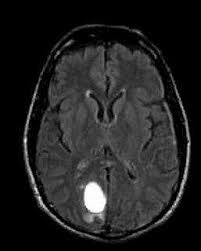
#> input picture DIP/DIP project/uploads/tumor.jpg, 201 x 251 px, found by its file name
$ jupyter execute project.ipynb
#> lines starting #> are read from the running program, lines starting #| are printed output that depends on the picture; after the words box and inside, x2 and y2 are one past the last pixel; in counts of white or black regions, pixels touching at a corner belong together
[cell 1]
import cv2
import numpy as np
import matplotlib.pyplot as plt

def segment_bright_part(image_path, threshold_value=100):
    # Load image and convert to grayscale
#> called with image_path = 'C:\\Users\\Wahaj Sajid\\Desktop\\tumor.jpg', threshold_value = 140
    img = cv2.imread(image_path)
#> img is the input picture: shape (251, 201, 3); min 0, max 255, mean 34.3
    if img is None:
        print(f"Could not read image: {image_path}")
        return
    gray = cv2.cvtColor(img, cv2.COLOR_BGR2GRAY)

    # Apply a median blur to reduce noise
    blurred = cv2.medianBlur(gray, 5)
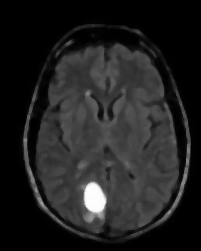
#> blurred: shape (251, 201); min 0, max 255, mean 33.3

    # Threshold for bright objects
    _, thresh = cv2.threshold(blurred, threshold_value, 255, cv2.THRESH_BINARY)
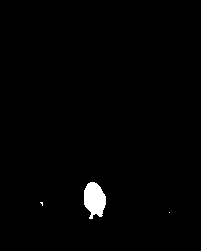
#> thresh: shape (251, 201); 1.2% white; 3 white regions (2 under 20 px), largest, box (x1, y1, x2, y2) and area: (84, 182, 106, 219) 589

    # Morphological operations to remove small noise and connect close components
    kernel = np.ones((3,3), np.uint8)
    clean = cv2.morphologyEx(thresh, cv2.MORPH_OPEN, kernel, iterations=2)
#> clean: shape (251, 201); 1.1% white; 1 white region, box (x1, y1, x2, y2) and area: (84, 182, 106, 215) 563
    clean = cv2.dilate(clean, kernel, iterations=1)
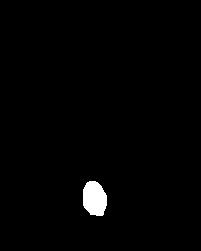
#> clean: shape (251, 201); 1.3% white; 1 white region

    # Find contours
    contours, _ = cv2.findContours(clean, cv2.RETR_EXTERNAL, cv2.CHAIN_APPROX_SIMPLE)
#> contours = 1 contour; box (x1, y1, x2, y2) and area: (83, 181, 107, 216) 632

    # Create mask for
    mask = np.zeros_like(gray)
    cv2.drawContours(mask, contours, -1, 255, -1)


    output = img.copy()
    if contours:
        areas = [cv2.contourArea(cnt) for cnt in contours]
#> areas = [632.5]
        for i, cnt in enumerate(contours):
            if areas[i] > 2:  # Stars (draw with cyan)
                cv2.drawContours(output, [cnt], -1, (0, 255, 255), 3)
#> this loop made 1 pass
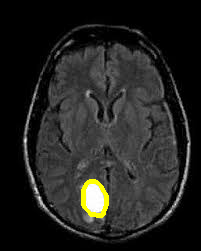
#> output: shape (251, 201, 3); 0.85% of pixels changed, all inside (x1, y1, x2, y2) = (81, 179, 109, 218)


    # Show results
    plt.figure(figsize=(14,6))
    plt.subplot(1,2,1)
    plt.title("Original Image")
    plt.imshow(cv2.cvtColor(img, cv2.COLOR_BGR2RGB))
    plt.axis('off')
    plt.subplot(1,2,2)
    plt.title(f"Segmented & Highlighted (Moon: Yellow, Stars: Cyan, Threshold={threshold_value})")
    plt.imshow(cv2.cvtColor(output, cv2.COLOR_BGR2RGB))
    plt.axis('off')
    plt.show()
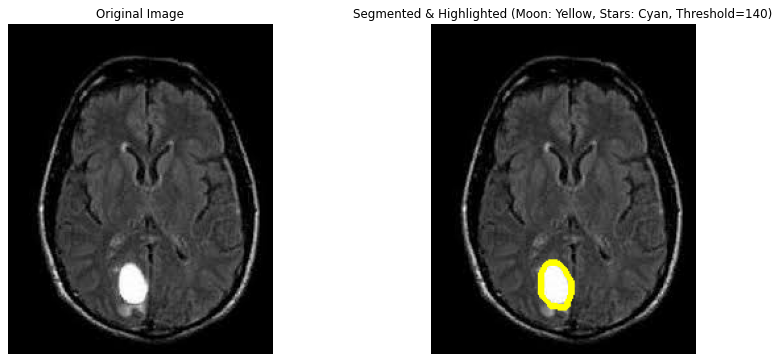
#> figure drawn by matplotlib, 2 panels

# Example usage:
segment_bright_part(rf"C:\Users\Wahaj Sajid\Desktop\tumor.jpg", threshold_value = 140)
